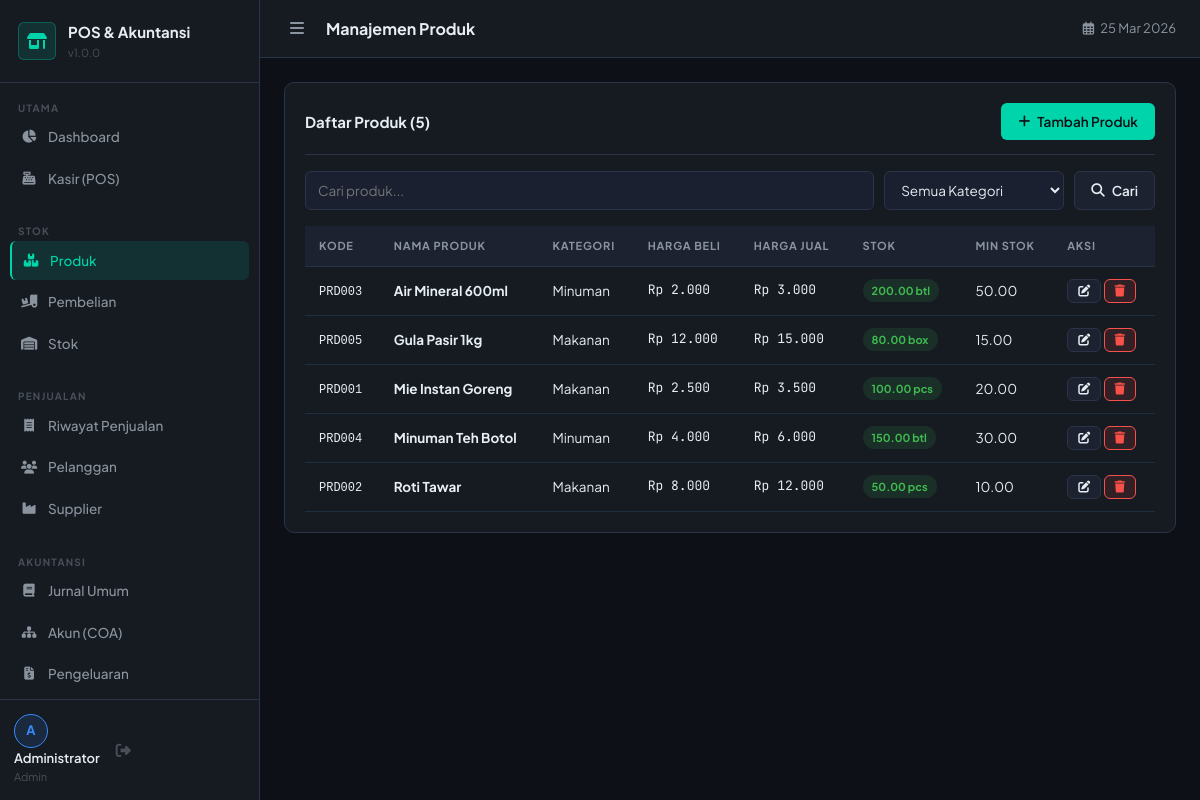
The page /modules/inventory/products.php (signed in) on the database its author committed.
### tables this page shows
CREATE TABLE `products` (
  `id` INT AUTO_INCREMENT PRIMARY KEY,
  `category_id` INT,
  `unit_id` INT,
  `code` VARCHAR(50) UNIQUE NOT NULL,
  `barcode` VARCHAR(100),
  `name` VARCHAR(200) NOT NULL,
  `description` TEXT,
  `buy_price` DECIMAL(15,2) DEFAULT 0,
  `sell_price` DECIMAL(15,2) DEFAULT 0,
  `stock` DECIMAL(10,2) DEFAULT 0,
  `min_stock` DECIMAL(10,2) DEFAULT 0,
  `image` VARCHAR(255),
  `is_active` TINYINT(1) DEFAULT 1,
  `created_at` DATETIME DEFAULT CURRENT_TIMESTAMP,
  `updated_at` DATETIME DEFAULT CURRENT_TIMESTAMP ON UPDATE CURRENT_TIMESTAMP,
  FOREIGN KEY (`category_id`) REFERENCES `categories`(`id`) ON DELETE SET NULL,
  FOREIGN KEY (`unit_id`) REFERENCES `units`(`id`) ON DELETE SET NULL
);

CREATE TABLE `categories` (
  `id` INT AUTO_INCREMENT PRIMARY KEY,
  `name` VARCHAR(100) NOT NULL,
  `description` TEXT,
  `created_at` DATETIME DEFAULT CURRENT_TIMESTAMP
);

CREATE TABLE `units` (
  `id` INT AUTO_INCREMENT PRIMARY KEY,
  `name` VARCHAR(50) NOT NULL,
  `symbol` VARCHAR(10) NOT NULL
);

### config/database.php (called while the page is built, shortened)
<?php
function formatRupiah($amount) {
    return 'Rp ' . number_format($amount, 0, ',', '.');
}

### modules/inventory/products.php (the view, shortened to what this page needs)
<?php
require_once __DIR__ . '/../../config/database.php';
$search = trim($_GET['q'] ?? '');
$where = "WHERE p.is_active=1";
$params = [];
$products  = $pdo->prepare("SELECT p.*, c.name as cat_name, u.symbol as unit_sym FROM products p LEFT JOIN categories c ON p.category_id=c.id LEFT JOIN units u ON p.unit_id=u.id $where ORDER BY p.name");
$products->execute($params); $products = $products->fetchAll();
include dirname(__DIR__, 2) . '/includes/header.php';
?>
<div class="card">
  <div class="card-header">
    <span class="card-title">Daftar Produk (<?= count($products) ?>)</span>
    <button class="btn btn-primary" onclick="openModal('modalProduct');resetForm()">
      <i class="fas fa-plus"></i> Tambah Produk
    </button>
  </div>
  <form method="GET" style="display:flex;gap:10px;margin-bottom:16px">
    <input type="text" name="q" class="form-control" placeholder="Cari produk..." value="<?= htmlspecialchars($search) ?>" style="flex:1">
    <select name="cat" class="form-control" style="width:180px">
      <option value="">Semua Kategori</option>
    </select>
    <button type="submit" class="btn btn-secondary"><i class="fas fa-search"></i> Cari</button>
  </form>
  <div class="table-wrapper">
    <table class="data-table">
      <thead>
        <tr><th>Kode</th><th>Nama Produk</th><th>Kategori</th><th>Harga Beli</th><th>Harga Jual</th><th>Stok</th><th>Min Stok</th><th>Aksi</th></tr>
      </thead>
      <tbody>
        <?php if (empty($products)): ?>
        <tr><td colspan="8" style="text-align:center;padding:40px;color:var(--text-muted)">Tidak ada produk ditemukan</td></tr>
        <?php else: foreach ($products as $p): $lowStock = $p['stock'] <= $p['min_stock']; ?>
        <tr>
          <td><span style="font-family:monospace;font-size:12px"><?= htmlspecialchars($p['code']) ?></span></td>
          <td><strong><?= htmlspecialchars($p['name']) ?></strong></td>
          <td><?= htmlspecialchars($p['cat_name'] ?? '-') ?></td>
          <td class="amount"><?= formatRupiah($p['buy_price']) ?></td>
          <td class="amount"><?= formatRupiah($p['sell_price']) ?></td>
          <td>
            <span class="badge badge-<?= $lowStock ? 'danger' : 'success' ?>">
              <?= $p['stock'] ?> <?= $p['unit_sym'] ?>
            </span>
          </td>
          <td><?= $p['min_stock'] ?></td>
          <td>
            <button class="btn btn-secondary btn-sm" onclick="editProduct(<?= htmlspecialchars(json_encode($p)) ?>)"><i class="fas fa-edit"></i></button>
            <form method="POST" style="display:inline">
              <button type="submit" class="btn btn-danger btn-sm" data-confirm="Hapus produk ini?"><i class="fas fa-trash"></i></button>
            </form>
          </td>
        </tr>
        <?php endforeach; endif; ?>
      </tbody>
    </table>
  </div>
</div>
<?php include dirname(__DIR__, 2) . '/includes/footer.php'; ?>

### assets/css/style.css (style rules this page uses)
:root { --bg-base: #0d1117; --bg-surface: #161b22; --bg-elevated: #1c2230; --bg-input: #1a2030; --border: #2a3348; --border-light: #1e2d40; --text-primary: #e6edf3; --text-secondary:#8b949e; --text-muted: #484f58; --accent: #00d4aa; --accent-dim: rgba(0,212,170,.12); --accent-hover: #00f5c4; --blue: #388bfd; --blue-dim: rgba(56,139,253,.12); --orange: #f0883e; --orange-dim: rgba(240,136,62,.12); --red: #f85149; --red-dim: rgba(248,81,73,.12); --green: #3fb950; --green-dim: rgba(63,185,80,.12); --yellow: #e3b341; --sidebar-w: 260px; --topbar-h: 58px; --radius: 10px; --radius-sm: 6px; --shadow: 0 4px 20px rgba(0,0,0,.35); --transition: .2s cubic-bezier(.4,0,.2,1); }
*, *::before, *::after { box-sizing: border-box; margin: 0; padding: 0; }
html { scroll-behavior: smooth; }
body { font-family: 'Plus Jakarta Sans', sans-serif; background: var(--bg-base); color: var(--text-primary); display: flex; min-height: 100vh; font-size: 14px; line-height: 1.6; }
.card { background: var(--bg-surface); border: 1px solid var(--border); border-radius: var(--radius); padding: 20px; margin-bottom: 20px; }
.card-header { display: flex; align-items: center; justify-content: space-between; margin-bottom: 16px; padding-bottom: 14px; border-bottom: 1px solid var(--border); }
.card-title { font-size: 15px; font-weight: 700; }
.table-wrapper { overflow-x: auto; }
table.data-table { width: 100%; border-collapse: collapse; }
.data-table th { background: var(--bg-elevated); color: var(--text-secondary); font-size: 11px; font-weight: 700; letter-spacing: .8px; text-transform: uppercase; padding: 11px 14px; text-align: left; border-bottom: 1px solid var(--border); }
.data-table td { padding: 12px 14px; border-bottom: 1px solid var(--border-light); color: var(--text-primary); font-size: 13.5px; }
.data-table .amount { font-family: 'JetBrains Mono', monospace; font-size: 13px; }
.form-control { background: var(--bg-input); border: 1px solid var(--border); border-radius: var(--radius-sm); padding: 9px 12px; color: var(--text-primary); font-family: inherit; font-size: 13.5px; transition: border-color var(--transition); width: 100%; }
select.form-control option { background: var(--bg-elevated); }
.btn { display: inline-flex; align-items: center; gap: 7px; padding: 9px 16px; border-radius: var(--radius-sm); font-family: inherit; font-size: 13.5px; font-weight: 600; cursor: pointer; border: 1px solid transparent; transition: all var(--transition); text-decoration: none; white-space: nowrap; }
.btn-primary { background: var(--accent); color: #0d1117; }
.btn-secondary { background: var(--bg-elevated); color: var(--text-primary); border-color: var(--border); }
.btn-danger { background: var(--red-dim); color: var(--red); border-color: var(--red); }
.btn-sm { padding: 5px 10px; font-size: 12px; }
.badge { display: inline-block; padding: 3px 9px; border-radius: 20px; font-size: 11px; font-weight: 700; }
.badge-success { background: var(--green-dim); color: var(--green); }

### rows shown on the page
products: code "PRD003", name "Air Mineral 600ml", category.name "Minuman", buy_price "Rp 2.000", sell_price "Rp 3.000", stock "200.00", unit.symbol "btl", min_stock "50.00"
products: code "PRD005", name "Gula Pasir 1kg", category.name "Makanan", buy_price "Rp 12.000", sell_price "Rp 15.000", stock "80.00", unit.symbol "box", min_stock "15.00"
products: code "PRD001", name "Mie Instan Goreng", category.name "Makanan", buy_price "Rp 2.500", sell_price "Rp 3.500", stock "100.00", unit.symbol "pcs", min_stock "20.00"
products: code "PRD004", name "Minuman Teh Botol", category.name "Minuman", buy_price "Rp 4.000", sell_price "Rp 6.000", stock "150.00", unit.symbol "btl", min_stock "30.00"
products: code "PRD002", name "Roti Tawar", category.name "Makanan", buy_price "Rp 8.000", sell_price "Rp 12.000", stock "50.00", unit.symbol "pcs", min_stock "10.00"

### other values the page prints
APP_NAME "POS & Akuntansi"
APP_VERSION "1.0.0"
substr($_SESSION['full_name']??'A',0,1) "A"
$_SESSION['full_name'] "Administrator"
$_SESSION['role'] "Admin"
$pageTitle "Manajemen Produk"
count($products) "5"
